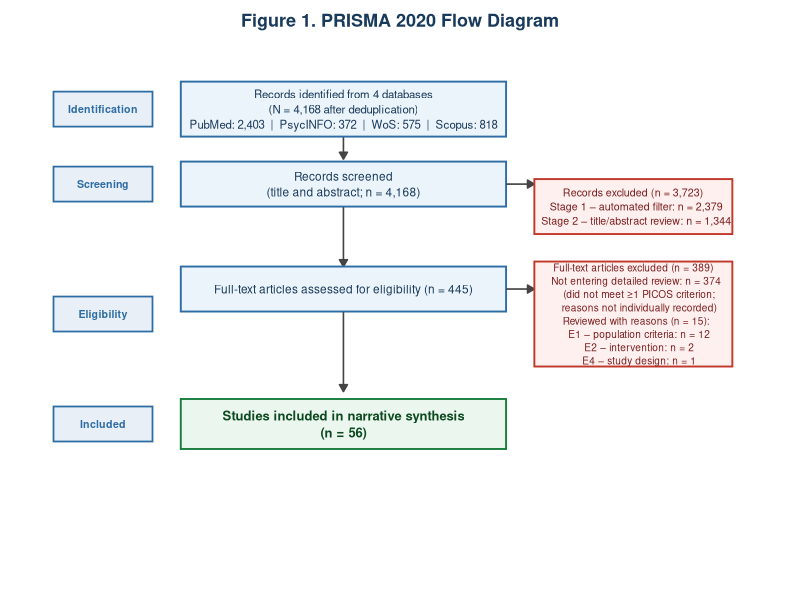

This chart was generated by the following R code:
# Figure 1: PRISMA 2020 Flow Diagram
# Paper 01 — WM Training Systematic Review
# Nature-style color palette, publication-quality layout

library(ggplot2)
library(grid)

# ─────────────────────────────────────────────────
# DATA (verified from 03-screen Excel files)
# ─────────────────────────────────────────────────
# Per-database counts (from 数据_2_第一轮标题摘要筛选_v2.xlsx)
n_pubmed   <- 2403
n_psycinfo <- 372
n_wos      <- 575
n_scopus   <- 818
n_total    <- 4168  # after deduplication (sum = 4168)

# Stage 1: automated keyword filter (结果_2_筛选统计_v2.json)
n_screened       <- 4168
n_excl_stage1    <- 3723   # total excluded title/abstract
n_stage1_auto    <- 2379   # automated (v1 → v2 diff)
n_stage2_manual  <- 1344

# Stage 3: full-text (数据_5_第三轮全文筛选.xlsx)
n_fulltext       <- 445
n_ft_excluded    <- 15
n_ft_E1          <- 12   # population criteria (age/diagnosis)
n_ft_E2          <- 2    # intervention criteria
n_ft_E4          <- 1    # study design criteria

n_included       <- 56

# ─────────────────────────────────────────────────
# Nature color palette
# ─────────────────────────────────────────────────
# Main boxes:   Nature blue  #4DBBD5 (light fill) / #2E6DA4 (border)
# Excluded:     Nature red   #F9B9B7 (fill)       / #C0392B (border)
# Included:     Nature green #B7E0C4 (fill)       / #1A7D3E (border)
# Phase labels: #E8EFF7 (fill) / #2E6DA4 (border/text)
# Background:   white

COL_MAIN_FILL   <- "#EBF4FA"
COL_MAIN_BORDER <- "#2E6DA4"
COL_MAIN_TEXT   <- "#1A3A5C"
COL_EXCL_FILL   <- "#FEF0EF"
COL_EXCL_BORDER <- "#C0392B"
COL_EXCL_TEXT   <- "#7B1E1E"
COL_INCL_FILL   <- "#EBF7EE"
COL_INCL_BORDER <- "#1A7D3E"
COL_INCL_TEXT   <- "#0D4A22"
COL_PHASE_FILL  <- "#E8EFF7"
COL_PHASE_BORD  <- "#2E6DA4"
COL_PHASE_TEXT  <- "#2E6DA4"
COL_ARROW       <- "#444444"

# ─────────────────────────────────────────────────
# LAYOUT (coordinate 0–100 x 0–100)
# Phase label column:  x_phase = 8  (width 14)
# Main flow column:    cx = 42  (width 46)
# Excluded column:     ex_cx = 83  (width 28)
# Row centers (y):     90, 75, 58, 35
# ─────────────────────────────────────────────────
cx     <- 42
bw     <- 46   # main box width
bh     <- 9    # main box height
ex_cx  <- 83
ex_w   <- 28
x_ph   <- 8    # phase label center x
ph_w   <- 14   # phase label width
ph_h   <- 7    # phase label height

draw_prisma <- function() {

  p <- ggplot() +
    xlim(0, 100) + ylim(0, 100) +
    theme_void() +
    theme(
      plot.background  = element_rect(fill = "white", color = NA),
      panel.background = element_rect(fill = "white", color = NA),
      plot.margin = margin(10, 8, 8, 8),
      plot.title  = element_text(size = 13, face = "bold",
                                  hjust = 0.5, color = "#1A3A5C",
                                  margin = margin(b = 6))
    )

  # ── helpers ──────────────────────────────────────

  dbox <- function(p, cx, cy, w, h, txt,
                   fill, border, tcol = "#222222",
                   tsize = 3.0, bold = FALSE) {
    p +
      annotate("rect",
               xmin = cx-w/2, xmax = cx+w/2,
               ymin = cy-h/2, ymax = cy+h/2,
               fill = fill, color = border, linewidth = 0.65) +
      annotate("text", x = cx, y = cy, label = txt,
               size = tsize, hjust = 0.5, vjust = 0.5,
               lineheight = 1.1, color = tcol,
               fontface = ifelse(bold, "bold", "plain"))
  }

  phase <- function(p, cy, txt) {
    p +
      annotate("rect",
               xmin = x_ph - ph_w/2, xmax = x_ph + ph_w/2,
               ymin = cy - ph_h/2,   ymax = cy + ph_h/2,
               fill = COL_PHASE_FILL, color = COL_PHASE_BORD, linewidth = 0.6) +
      annotate("text", x = x_ph, y = cy, label = txt,
               size = 2.7, fontface = "bold", color = COL_PHASE_TEXT,
               hjust = 0.5, vjust = 0.5, lineheight = 1.0)
  }

  varrow <- function(p, x, y1, y2) {
    p + annotate("segment", x = x, xend = x, y = y1, yend = y2,
                 arrow = grid::arrow(length = unit(0.2, "cm"),
                                     type = "closed"),
                 color = COL_ARROW, linewidth = 0.55)
  }

  harrow <- function(p, x1, x2, y) {
    p + annotate("segment", x = x1, xend = x2, y = y, yend = y,
                 arrow = grid::arrow(length = unit(0.2, "cm"),
                                     type = "closed"),
                 color = COL_ARROW, linewidth = 0.55)
  }

  # ── Phase labels ─────────────────────────────────
  p <- phase(p, 91, "Identification")
  p <- phase(p, 76, "Screening")
  p <- phase(p, 50, "Eligibility")
  p <- phase(p, 28, "Included")

  # ── ROW 1: Identification (y=91) ─────────────────
  id_txt <- sprintf(
    paste0("Records identified from 4 databases\n",
           "(N = %s after deduplication)\n",
           "PubMed: %s  |  PsycINFO: %s  |  WoS: %s  |  Scopus: %s"),
    format(n_total, big.mark=","),
    format(n_pubmed, big.mark=","),
    format(n_psycinfo, big.mark=","),
    format(n_wos, big.mark=","),
    format(n_scopus, big.mark=",")
  )
  p <- dbox(p, cx, 91, bw, 11, id_txt,
            fill = COL_MAIN_FILL, border = COL_MAIN_BORDER,
            tcol = COL_MAIN_TEXT, tsize = 2.9)

  p <- varrow(p, cx, 85.4, 81.0)

  # ── ROW 2: Screened (y=76) ───────────────────────
  p <- dbox(p, cx, 76, bw, bh,
            sprintf("Records screened\n(title and abstract; n = %s)",
                    format(n_screened, big.mark=",")),
            fill = COL_MAIN_FILL, border = COL_MAIN_BORDER,
            tcol = COL_MAIN_TEXT, tsize = 3.0)

  p <- harrow(p, cx + bw/2, ex_cx - ex_w/2, 76)

  p <- dbox(p, ex_cx, 71.5, ex_w, 11,
            sprintf("Records excluded (n = %s)\n  Stage 1 – automated filter: n = %s\n  Stage 2 – title/abstract review: n = %s",
                    format(n_excl_stage1, big.mark=","),
                    format(n_stage1_auto, big.mark=","),
                    format(n_stage2_manual, big.mark=",")),
            fill = COL_EXCL_FILL, border = COL_EXCL_BORDER,
            tcol = COL_EXCL_TEXT, tsize = 2.7)

  # Screening → Eligibility 之间留出足够间隔（3723框底部约y=66，全文框顶部y=58）
  p <- varrow(p, cx, 71.4, 59.5)

  # ── ROW 3: Full-text eligibility (y=55) ──────────
  p <- dbox(p, cx, 55, bw, bh,
            sprintf("Full-text articles assessed for eligibility (n = %d)",
                    n_fulltext),
            fill = COL_MAIN_FILL, border = COL_MAIN_BORDER,
            tcol = COL_MAIN_TEXT, tsize = 3.0)

  # 水平箭头从全文框引到右侧
  p <- harrow(p, cx + bw/2, ex_cx - ex_w/2, 55)

  # 全文阶段排除框：合并374篇（无详细记录）+ 15篇（有理由）
  n_ft_no_record <- n_fulltext - n_ft_excluded - n_included  # 445 - 15 - 56 = 374
  p <- dbox(p, ex_cx, 50, ex_w, 21,
            sprintf(paste0(
              "Full-text articles excluded (n = %d)\n",
              "  Not entering detailed review: n = %d\n",
              "    (did not meet ≥1 PICOS criterion;\n",
              "    reasons not individually recorded)\n",
              "  Reviewed with reasons (n = %d):\n",
              "    E1 – population criteria: n = %d\n",
              "    E2 – intervention: n = %d\n",
              "    E4 – study design: n = %d"),
              n_ft_no_record + n_ft_excluded,
              n_ft_no_record,
              n_ft_excluded, n_ft_E1, n_ft_E2, n_ft_E4),
            fill = COL_EXCL_FILL, border = COL_EXCL_BORDER,
            tcol = COL_EXCL_TEXT, tsize = 2.55)

  p <- varrow(p, cx, 50.4, 34.5)

  # ── ROW 4: Included (y=28) ───────────────────────
  p <- dbox(p, cx, 28, bw, 10,
            sprintf("Studies included in narrative synthesis\n(n = %d)", n_included),
            fill = COL_INCL_FILL, border = COL_INCL_BORDER,
            tcol = COL_INCL_TEXT, tsize = 3.3, bold = TRUE)

  p <- p + labs(title = "Figure 1. PRISMA 2020 Flow Diagram")

  return(p)
}

p_prisma <- draw_prisma()

ggsave(
  filename = "E:/Meta-analysis writing project/projects/paper-01/06-write/paper01_figures/figure1_prisma.png",
  plot = p_prisma,
  width = 9, height = 10, dpi = 300, bg = "white"
)

cat("Figure 1 (PRISMA) saved.\n")
